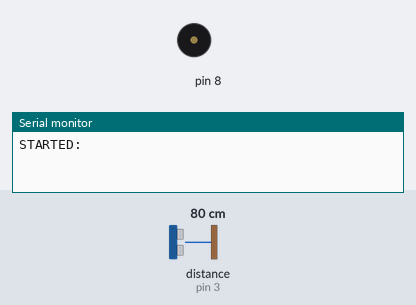
This sketch was run on a simulated Arduino Uno, built with avr-gcc and run on an emulated ATmega328P. Parts: buzzer (waves = sounding), the last lines printed to the serial monitor. Wiring (inferred from the names in the program): ultrasonic range finder: trigger pin 2; echo pin 3. Inputs (shaded band) come from the test bench; at power-on: distance to the obstacle (sensor on pin 3) 80 cm. The echo pulse lasts 58.3 µs per cm.

Above: at 1.2 s.
1.3 s: distance to the obstacle (sensor on pin 3) set to 7 cm
2.8 s: distance to the obstacle (sensor on pin 3) set to 4 cm
At 3.7 s:
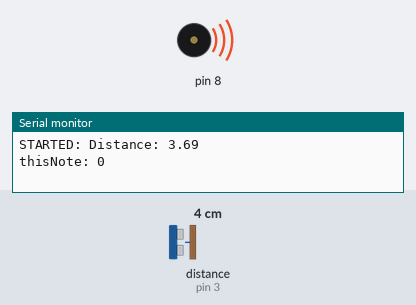
Timing chart, 0 to 11.8 s (numbered marks = the images above; inputs shaded):
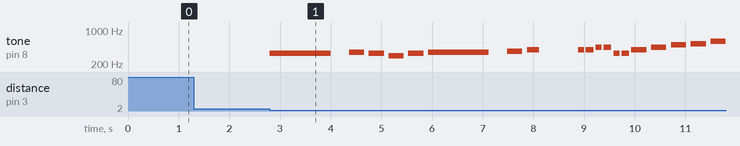

Measured:
- the behaviour switches between 6 and 5 cm on distance to the obstacle (sensor on pin 3) (found by bisection; images 0 and 1)
- after the input at 1.3 s, every drawn part: stays the same
- after the input at 2.8 s, tone on pin 8: plays 330 Hz for 1.2 s, 349 Hz for 0.30 s, 330 Hz for 0.30 s, 294 Hz for 0.30 s, 330 Hz for 0.30 s, 349 Hz for 1.2 s … (27 notes in this stretch), starting at once

The sketch:

playmelody.ino
```cpp
#define NOTE_B0  31
#define NOTE_C1  33
#define NOTE_CS1 35
#define NOTE_D1  37
#define NOTE_DS1 39
#define NOTE_E1  41
#define NOTE_F1  44
#define NOTE_FS1 46
#define NOTE_G1  49
#define NOTE_GS1 52
#define NOTE_A1  55
#define NOTE_AS1 58
#define NOTE_B1  62
#define NOTE_C2  65
#define NOTE_CS2 69
#define NOTE_D2  73
#define NOTE_DS2 78
#define NOTE_E2  82
#define NOTE_F2  87
#define NOTE_FS2 93
#define NOTE_G2  98
#define NOTE_GS2 104
#define NOTE_A2  110
#define NOTE_AS2 117
#define NOTE_B2  123
#define NOTE_C3  131
#define NOTE_CS3 139
#define NOTE_D3  147
#define NOTE_DS3 156
#define NOTE_E3  165
#define NOTE_F3  175
#define NOTE_FS3 185
#define NOTE_G3  196
#define NOTE_GS3 208
#define NOTE_A3  220
#define NOTE_AS3 233
#define NOTE_B3  247
#define NOTE_C4  262
#define NOTE_CS4 277
#define NOTE_D4  294
#define NOTE_DS4 311
#define NOTE_E4  330
#define NOTE_F4  349
#define NOTE_FS4 370
#define NOTE_G4  392
#define NOTE_GS4 415
#define NOTE_A4  440
#define NOTE_AS4 466
#define NOTE_B4  494
#define NOTE_C5  523
#define NOTE_CS5 554
#define NOTE_D5  587
#define NOTE_DS5 622
#define NOTE_E5  659
#define NOTE_F5  698
#define NOTE_FS5 740
#define NOTE_G5  784
#define NOTE_GS5 831
#define NOTE_A5  880
#define NOTE_AS5 932
#define NOTE_B5  988
#define NOTE_C6  1047
#define NOTE_CS6 1109
#define NOTE_D6  1175
#define NOTE_DS6 1245
#define NOTE_E6  1319
#define NOTE_F6  1397
#define NOTE_FS6 1480
#define NOTE_G6  1568
#define NOTE_GS6 1661
#define NOTE_A6  1760
#define NOTE_AS6 1865
#define NOTE_B6  1976
#define NOTE_C7  2093
#define NOTE_CS7 2217
#define NOTE_D7  2349
#define NOTE_DS7 2489
#define NOTE_E7  2637
#define NOTE_F7  2794
#define NOTE_FS7 2960
#define NOTE_G7  3136
#define NOTE_GS7 3322
#define NOTE_A7  3520
#define NOTE_AS7 3729
#define NOTE_B7  3951
#define NOTE_C8  4186
#define NOTE_CS8 4435
#define NOTE_D8  4699
#define NOTE_DS8 4978

// notes in the melody:
int melody[] = {
  NOTE_E4, NOTE_F4, NOTE_E4, NOTE_D4, NOTE_E4, NOTE_F4, NOTE_FS4, NOTE_G4,
  /*C*/NOTE_G4, NOTE_G4, NOTE_A4, NOTE_A4, NOTE_E4, NOTE_E4, NOTE_G4,
  NOTE_A4, NOTE_B4, NOTE_C5, NOTE_D5, NOTE_C5, NOTE_B4, NOTE_A4, NOTE_G4,
  NOTE_C4, NOTE_D4, NOTE_E4, NOTE_E4, NOTE_E4, NOTE_A4, NOTE_G4, NOTE_C4, NOTE_C4, NOTE_C4, NOTE_G4,
//  /*C NOTE_G4,*/ NOTE_G4, NOTE_A4, NOTE_A4, NOTE_E4, NOTE_E4, NOTE_G4,
  NOTE_F4, NOTE_E4, NOTE_F4, NOTE_E4, NOTE_D4, NOTE_C4, NOTE_D4,
  /*C*/NOTE_D4, NOTE_D4, NOTE_E4, NOTE_E4, NOTE_B3, NOTE_B3, NOTE_D4,
};

// note durations: 4 = quarter note, 8 = eighth note, etc.:
int noteDurations[] = {
  1, 4, 4, 4, 4, 1, 4, 2,
  10, 8, 10, 8, 10, 8,  4,    // CHICKEN
  4, 4, 4, 4, 4, 4, 4, 1,

  4, 4, 2, 2, 4, 2, 4, 2, 2, 4, 2,
//  /*10,*/ 8, 10, 8, 10, 8,  4,    // CHICKEN
  4, 1, 4, 4, 4, 4, 1,
  10, 8, 10, 8, 10, 8, 4,  // CHICKEN
};

const int trigPin = 2;
const int echoPin = 3;
float duration, distance;

void setup() {
  pinMode(trigPin, OUTPUT);
  pinMode(echoPin, INPUT);
  Serial.begin(9600);
   Serial.print("STARTED: ");

   //warble(NOTE_G4, 1440);
}

void warble(int note, int duration)
{
  float c = 2.00 * 3.14159 / 360.0;
  for (int i = 0; i < duration; i++)
  {
    float rad3 = c * (float)i;
    float adj = sin(rad3) * 2;
    tone(8, note + adj, 12);
  }
}

void loop() {
  digitalWrite(trigPin, LOW);
  delayMicroseconds(2);
  digitalWrite(trigPin, HIGH);
  delayMicroseconds(10);
  digitalWrite(trigPin, LOW);
  duration = pulseIn(echoPin, HIGH);
  distance = (duration*.0343)/2;
  if (distance < 5.0)
  {
    Serial.print("Distance: ");
    Serial.println(distance);

    // iterate over the notes of the melody:
    int notesToPlay = sizeof(melody) / sizeof(melody[0]);
    //int notesToPlay = 8;
    for (int thisNote = 0; thisNote < notesToPlay; thisNote++) {

      // to calculate the note duration, take one second divided by the note type.
      //e.g. quarter note = 1000 / 4, eighth note = 1000/8, etc.
      int noteDuration = 1200 / noteDurations[thisNote];

    Serial.print("thisNote: ");
    Serial.println(thisNote);
      if (thisNote == 7 || thisNote == 22 || thisNote == 33 || thisNote == 28 || thisNote == 40)
      {
        warble(melody[thisNote], 1440);
      }
      else
      {
        tone(8, melody[thisNote], noteDuration);
      }

      // to distinguish the notes, set a minimum time between them.
      // the note's duration + 30% seems to work well:
      int pauseBetweenNotes = noteDuration * 1.30;
      delay(pauseBetweenNotes);
      // stop the tone playing:
      noTone(8);
    }
    delay(100);
  }
}
```

pitches.h.ino
```cpp
#define NOTE_B0  31
#define NOTE_C1  33
#define NOTE_CS1 35
#define NOTE_D1  37
#define NOTE_DS1 39
#define NOTE_E1  41
#define NOTE_F1  44
#define NOTE_FS1 46
#define NOTE_G1  49
#define NOTE_GS1 52
#define NOTE_A1  55
#define NOTE_AS1 58
#define NOTE_B1  62
#define NOTE_C2  65
#define NOTE_CS2 69
#define NOTE_D2  73
#define NOTE_DS2 78
#define NOTE_E2  82
#define NOTE_F2  87
#define NOTE_FS2 93
#define NOTE_G2  98
#define NOTE_GS2 104
#define NOTE_A2  110
#define NOTE_AS2 117
#define NOTE_B2  123
#define NOTE_C3  131
#define NOTE_CS3 139
#define NOTE_D3  147
#define NOTE_DS3 156
#define NOTE_E3  165
#define NOTE_F3  175
#define NOTE_FS3 185
#define NOTE_G3  196
#define NOTE_GS3 208
#define NOTE_A3  220
#define NOTE_AS3 233
#define NOTE_B3  247
#define NOTE_C4  262
#define NOTE_CS4 277
#define NOTE_D4  294
#define NOTE_DS4 311
#define NOTE_E4  330
#define NOTE_F4  349
#define NOTE_FS4 370
#define NOTE_G4  392
#define NOTE_GS4 415
#define NOTE_A4  440
#define NOTE_AS4 466
#define NOTE_B4  494
#define NOTE_C5  523
#define NOTE_CS5 554
#define NOTE_D5  587
#define NOTE_DS5 622
#define NOTE_E5  659
#define NOTE_F5  698
#define NOTE_FS5 740
#define NOTE_G5  784
#define NOTE_GS5 831
#define NOTE_A5  880
#define NOTE_AS5 932
#define NOTE_B5  988
#define NOTE_C6  1047
#define NOTE_CS6 1109
#define NOTE_D6  1175
#define NOTE_DS6 1245
#define NOTE_E6  1319
#define NOTE_F6  1397
#define NOTE_FS6 1480
#define NOTE_G6  1568
#define NOTE_GS6 1661
#define NOTE_A6  1760
#define NOTE_AS6 1865
#define NOTE_B6  1976
#define NOTE_C7  2093
#define NOTE_CS7 2217
#define NOTE_D7  2349
#define NOTE_DS7 2489
#define NOTE_E7  2637
#define NOTE_F7  2794
#define NOTE_FS7 2960
#define NOTE_G7  3136
#define NOTE_GS7 3322
#define NOTE_A7  3520
#define NOTE_AS7 3729
#define NOTE_B7  3951
#define NOTE_C8  4186
#define NOTE_CS8 4435
#define NOTE_D8  4699
#define NOTE_DS8 4978
```
